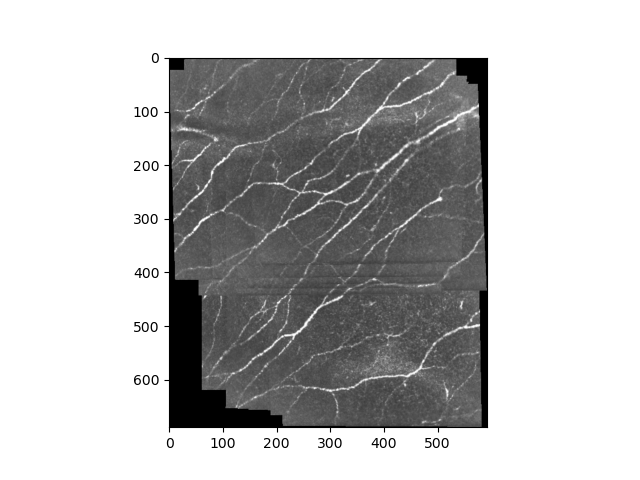
#> input picture assets/img.png, 640 x 480 px
$ python -i skeleton.py   (imports and definitions only)
#> lines starting #> are read from the running program, lines starting #| are printed output that depends on the picture; after the words box and inside, x2 and y2 are one past the last pixel; in counts of white or black regions, pixels touching at a corner belong together
#> further down, picture is the input picture: shape (480, 640, 3); min 0, max 255, mean 189.1
### quantizer/common.py
import cv2
import numpy as np
from scipy.ndimage import label
import math
import re

# 常量
CANVAS_SHAPE = (384, 384)
DILATED_KERNEL = cv2.getStructuringElement(cv2.MORPH_ELLIPSE, (3, 3))
CLOSE_KERNEL = cv2.getStructuringElement(cv2.MORPH_ELLIPSE, (11, 11))
STRUCTURE_4 = np.array([[0, 1, 0],
                        [1, 1, 1],
                        [0, 1, 0]])

STRUCTURE_8 = np.array([[1, 1, 1],
                        [1, 1, 1],
                        [1, 1, 1]])
CHINESE_PATTERN = re.compile(r'[\u4e00-\u9fa5]+')

# [28 lines left out: functions show_image, load_image, save_image, get_canvas, not called in this run]


def dilated(image, kernel=None, iteration=1):
    dilated_image = cv2.dilate(image, DILATED_KERNEL if kernel is None else kernel, iterations=iteration)
    return dilated_image


def close(image, kernel=None, iteration=1):
    closed_image = cv2.morphologyEx(image, cv2.MORPH_CLOSE, kernel=CLOSE_KERNEL if kernel is None else kernel, iterations=iteration)
    return closed_image


def distance(p1, p2):
    p1, p2 = np.array(p1), np.array(p2)
    return np.linalg.norm(p1 - p2)


def split(image, split_skeleton=False):
    image = image > 0
    if not split_skeleton:
        arrays, num = label(image, structure=STRUCTURE_4)
    else:
        arrays, num = label(image, structure=STRUCTURE_8)

    segments = []
    for i in range(1, num + 1):
        component_image = np.where(arrays == i, 1, 0)
        component_image = component_image * 255
        component_image = component_image.astype('uint8')
        segments.append(component_image)

    return segments, num


# [15 lines left out: functions calculate_angle, extract_Chinese, not called in this run]

### quantizer/skeleton.py
from skimage.morphology import skeletonize
from scipy.ndimage import label
import networkx as nx
import cv2
import numpy as np

from .common import split

def get_skeleton(image, filter_threshold=64):
#> called with filter_threshold = 64
    image = image > 0
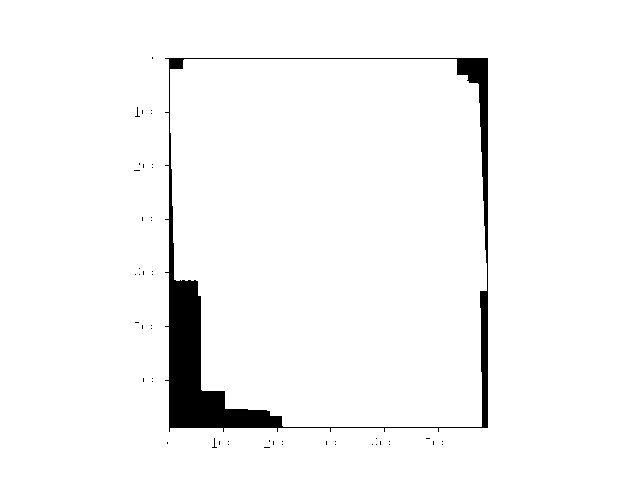
#> image: shape (480, 640, 3) bool; 96.6% white; 50 black regions (49 under 20 px), largest, box (x1, y1, x2, y2) and area: (165, 58, 488, 432) 10450
    skeleton = skeletonize(image)
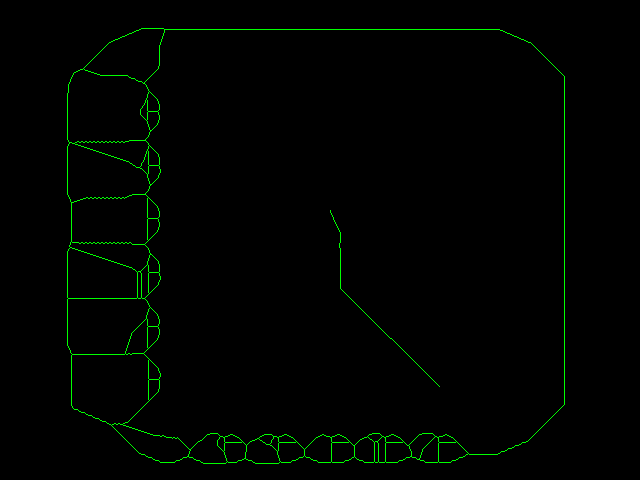
#> skeleton: shape (480, 640, 3) bool; mean of channels 0, 1, 2 0, 0.0127, 0; drawn as B, G, R
    skeleton = skeleton.astype('uint8')
    skeleton = skeleton * 255

    # 设置边缘像素为0
    skeleton[0, :] = 0  # 上边缘
    skeleton[-1, :] = 0  # 下边缘
    skeleton[:, 0] = 0  # 左边缘
    skeleton[:, -1] = 0  # 右边缘

    # 过滤噪点
    segments, _ = split(skeleton, True)

    for segment in segments:
        if cv2.countNonZero(segment) < filter_threshold:
            skeleton[segment > 0] = 0

    # 滤除小分支
    skeleton = prune_skeleton(skeleton)
    return skeleton

# [66 lines left out: function prune_skeleton, not called in this run]

>>> import cv2
>>> picture = cv2.imread('../assets/img.png')
#> (the run stopped early here; a loop or call above may not have finished)
